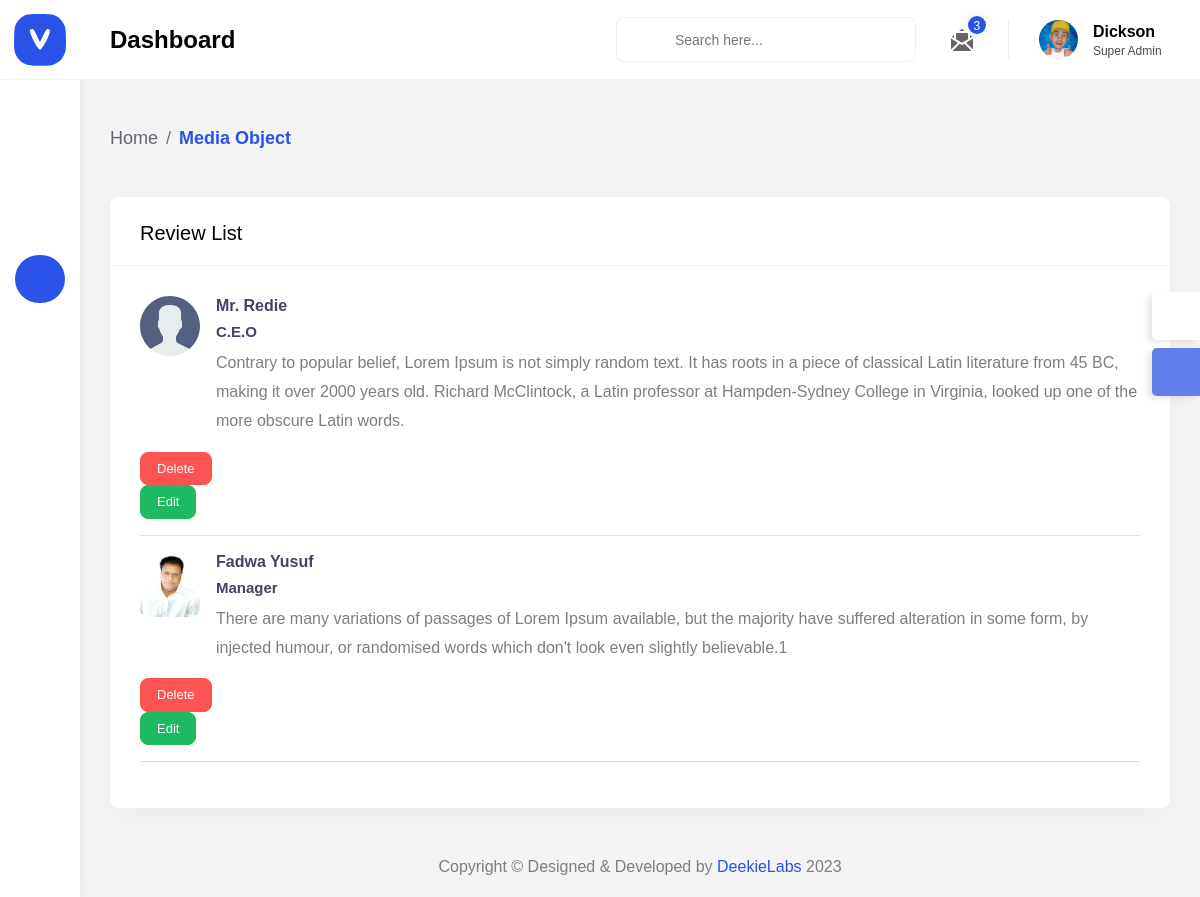
Page /dashboard/review/all/ (signed in) on the earlier database version.
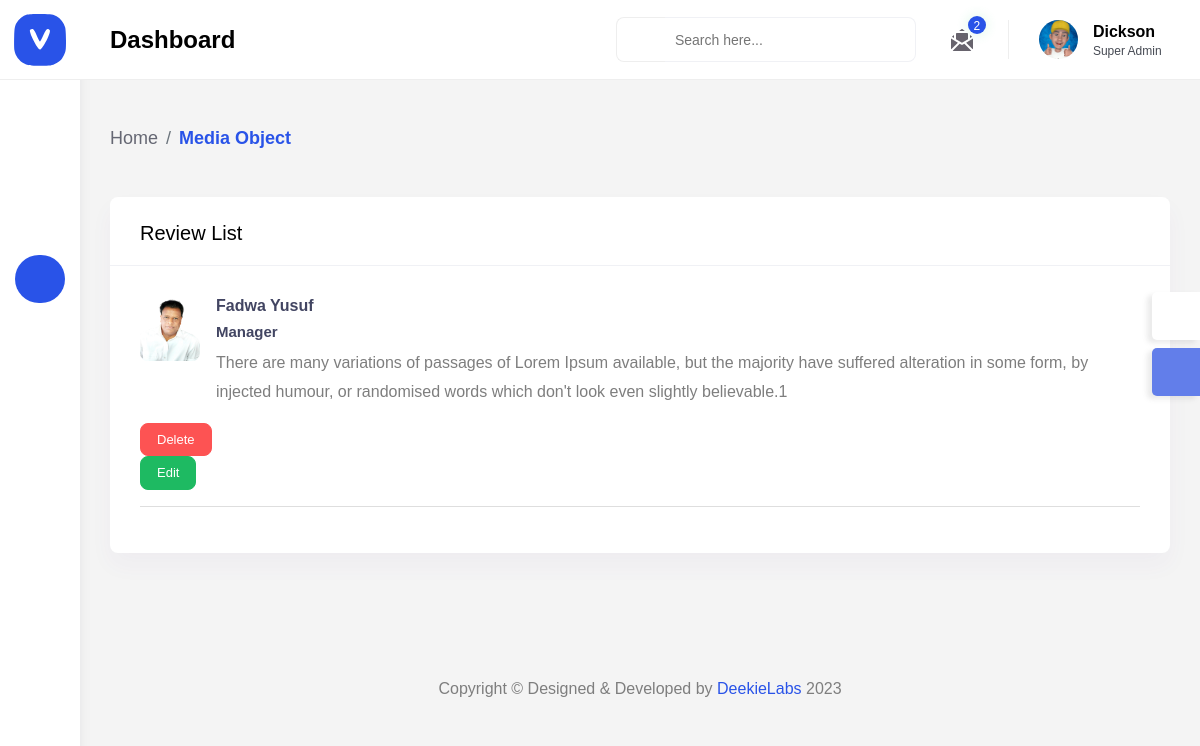
Same page on the later database version.
### main/models.py (models this page shows, shortened)
class Review(models.Model):
    reviewer_name = models.CharField(max_length=150)
    reviewer_position = models.CharField(max_length=150)
    reviewer_message = models.TextField()
    reviewer_image = models.ImageField(
        null=True, blank=True, upload_to='review_img', default="review_img/avatar.svg")
    id = models.UUIDField(default=uuid.uuid4, unique=True,
                          primary_key=True, editable=False)

### dashboard/views.py (the view)
# urls.py: path('review/all/', views.viewReview, name="view-reviews"),
@login_required(login_url="login")
def viewReview(request):
    user_messages = UserContact.objects.all()
    reviews = Review.objects.all()
    context = {
        'reviews':reviews,
        'user_messages': user_messages
    }
    return render(request,'dashboard/user_reviews/view-reviews.html', context)

### dashboard/templates/dashboard/user_reviews/view-reviews.html (shortened to what this page needs)
{% extends 'layouts/admin.html' %}
{% load static %}
{% block content %}
		<div class="content-body">
            <div class="container-fluid">
                <div class="page-titles">
					<ol class="breadcrumb">
						<li class="breadcrumb-item"><a href="javascript:void(0)">Home</a></li>
						<li class="breadcrumb-item active"><a href="javascript:void(0)">Media Object</a></li>
					</ol>
                </div>
                <div class="row">
                    <div class="col-lg-12">
                        <div class="card">
                            <div class="card-header">
                                <h4 class="card-title">Review list</h4>
                            </div>
                            <div class="card-body">
                                <div class="bootstrap-media">
                                    <ul class="list-unstyled">
                                        {% for review in reviews %}
                                            <li class="media">
                                            <img class="me-3 " width="60"  src="{{review.reviewer_image.url}}" alt="DexignLab">
                                            <div class="media-body">
                                                <h5 class="mt-0">{{review.reviewer_name}}</h5>
                                                <h6 class="mt-0">{{review.reviewer_position}}</h6>
                                                <p class="mb-0"> {{review.reviewer_message}}</p>
                                            </div>
                                            </li>
                                            <div class="mt-3">
                                                <form action="{% url 'delete-review' review.id %}" method="POST">
                                                    <button class="btn btn-danger btn-sm" type="submit">Delete</button>
                                                </form>
                                                <a href="{% url 'update-review' review.id %}">
                                                        <button class="btn btn-success btn-sm">Edit</button>
                                                    </a>
                                            </div>
                                            <hr>
                                        {% endfor %}
                                    </ul>
                                </div>
                            </div>
                        </div>
                    </div>
                </div>
            </div>
        </div>
{% endblock content %}

Differences in the rows shown:
removed Review: reviewer_image (placeholder picture), reviewer_name "Mr. Redie", reviewer_position "C.E.O", reviewer_message "Contrary to popular belief, Lorem Ipsum is not simply random text. It has roots in a piece of classical Latin literature from 45 BC, making it over 2000 years old. Richard McClintock, a Latin professor at Hampden-Sydney College in Virginia, looked up one of the more obscure Latin words."
Other differences:
{{ user_messages.count }}: "3" → "2"
